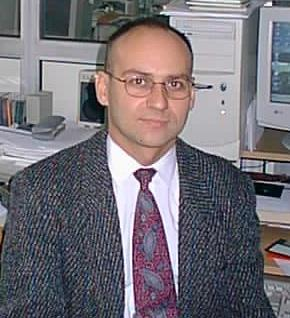
#> input picture drdoktor.jpg, 290 x 318 px, given in place of the camera
$ python Main.py   (older library calls are emulated)
#> lines starting #> are read from the running program, lines starting #| are printed output that depends on the picture; after the words box and inside, x2 and y2 are one past the last pixel; in counts of white or black regions, pixels touching at a corner belong together
import datetime

import cv2
import numpy as np

video_capture = cv2.VideoCapture(0)
fourcc = cv2.VideoWriter_fourcc(*'XVID')
# filename = str(datetime.datetime.now()).replace(" ", "_").replace(":", "_")[:-7] + ".avi"
# out = cv2.VideoWriter(filename, fourcc, 25.0, (640, 480))

recording = False
movement_detected = False
noMoveDelay = datetime.timedelta(0, 3)
last_movement = datetime.datetime.now()

# tryb pracy - ktory algorytm ma byc uzywany
programMode = 2

# parametry wykrywania poprzez ruch
possibleColorDiff = 10
boundaryFound = -1
boundaryX = -1
boundaryY = -1
boundaryW = -1
boundaryH = -1

positionChangeParam = 0.85
scaleChangeParam = 0.97

ret, oldFrame = video_capture.read()
#> oldFrame is the input picture: shape (318, 290, 3); mean B, G, R 118.9, 112.1, 117.4
oldGray = cv2.cvtColor(oldFrame, cv2.COLOR_BGR2GRAY)
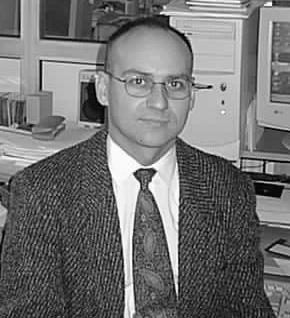
#> oldGray: shape (318, 290); min 0, max 255, mean 114.4

# Read the image
while True:
    if programMode == 2:
        ret, frame = video_capture.read()
        frame = cv2.flip(frame, 1)
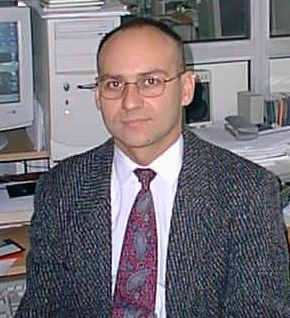
#> frame: shape (318, 290, 3); mean B, G, R 118.9, 112.1, 117.4
        gray = cv2.cvtColor(frame, cv2.COLOR_BGR2GRAY)
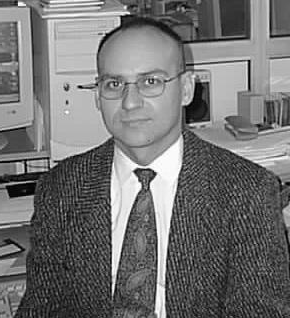
#> gray: shape (318, 290); min 0, max 255, mean 114.4
        foundObject = cv2.absdiff(oldGray, gray)
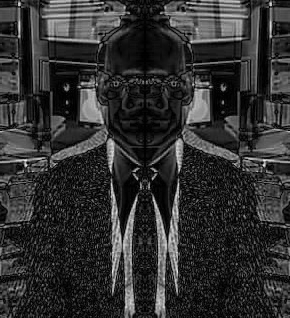
#> foundObject: shape (318, 290); min 0, max 243, mean 48.5
        thresh = cv2.threshold(foundObject, possibleColorDiff, 255, cv2.THRESH_BINARY)[1]
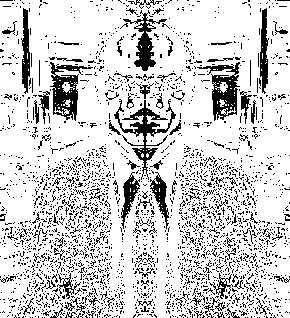
#> thresh: shape (318, 290); 81.4% white; black in thin lines or dots
        kernel = np.ones((5, 5), np.uint8)
        thresh = cv2.erode(thresh, kernel, iterations=2)
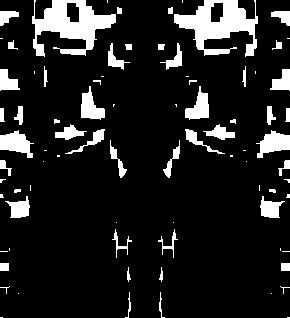
#> thresh: shape (318, 290); 12.5% white; 82 white regions (36 under 20 px), largest, box (x1, y1, x2, y2) and area: (32, 0, 116, 57) 2353, (174, 0, 258, 57) 2353, (0, 130, 34, 158) 544
        thresh = cv2.dilate(thresh, kernel, iterations=35)
#> thresh: shape (318, 290); every value is 255
        thresh = cv2.erode(thresh, kernel, iterations=20)
        im2, contours, hierarchy = cv2.findContours(thresh, cv2.RETR_TREE, cv2.CHAIN_APPROX_SIMPLE)
#> contours = [[[0, 0], [0, 317], [289, 317], [289, 0]]]
        for c in contours:
            (x, y, w, h) = cv2.boundingRect(c)
            if w / h > 1.5 or h / w > 1.5:
                continue
            if boundaryFound == -1:
                boundaryX = x
                boundaryY = y
                boundaryW = w
                boundaryH = h
                boundaryFound = 0
            else:
                boundaryX = np.int32(boundaryX * positionChangeParam + x * (1 - positionChangeParam))
                boundaryY = np.int32(boundaryY * positionChangeParam + y * (1 - positionChangeParam))
                boundaryW = np.int32(boundaryW * scaleChangeParam + w * (1 - scaleChangeParam))
                boundaryH = np.int32(boundaryH * scaleChangeParam + h * (1 - scaleChangeParam))
#> this loop made 1 pass
#> (c, x, y, w, h, boundaryX, boundaryY, boundaryW) on pass 1: ([[0, 0], [0, 317], [289, 317], [289, 0]], 0, 0, 290, 318, 0, 0, 290)
#> after the loop, boundaryFound = 0; boundaryH = 318; boundaryW = 290; boundaryX = 0; boundaryY = 0

        cv2.rectangle(frame, (boundaryX, boundaryY), (boundaryX + boundaryW, boundaryY + boundaryH), (0, 255, 0), 2)
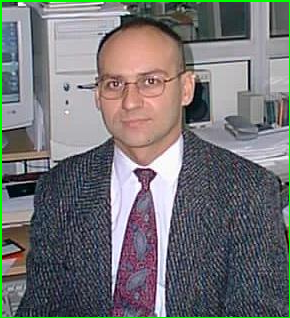
#> frame: shape (318, 290, 3); 1.97% of pixels changed, all inside (x1, y1, x2, y2) = (0, 0, 290, 318)
        # saving video
        if movement_detected:  # ustal warunek
            last_movement = datetime.datetime.now()
            if not recording:
                filename = str(datetime.datetime.now()).replace(" ", "_").replace(":", "_")[:-7] + ".avi"
                out = cv2.VideoWriter(filename, fourcc, 25.0, (640, 480))
                recording = True
            out.write(frame)
        else:
            if recording:
                if datetime.datetime.now() - last_movement < noMoveDelay:  # dokoncz
                    out.write(frame)
                else:
                    recording = False
                    out.release()

        cv2.imshow("Faces", frame)
        oldGray = gray

    key = cv2.waitKey(10)
#> (key Esc is pressed here)
    if key == 27:  # ESC
        break

video_capture.release()
#> (the run stopped early here; a loop or call above may not have finished)

$ run again, on abba.png
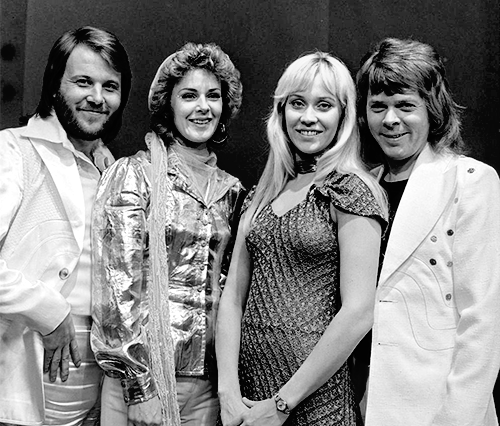
#> input picture abba.png, 500 x 426 px, given in place of the camera
#> oldFrame is the input picture: shape (426, 500, 3); min 0, max 255, mean 130.8
#> `thresh = cv2.erode(thresh, kernel, iterations=2)`:
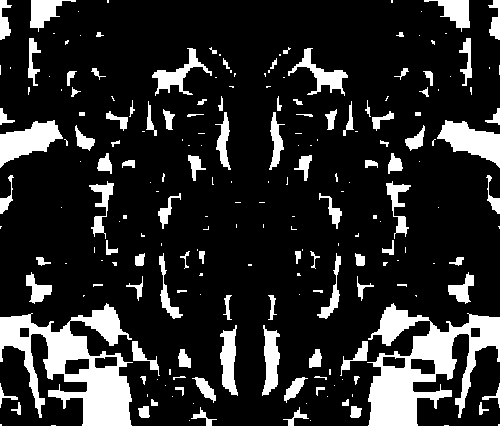
#> thresh: shape (426, 500); 16.6% white; 217 white regions (111 under 20 px), largest, box (x1, y1, x2, y2) and area: (0, 303, 133, 426) 7348, (367, 303, 500, 426) 7348, (0, 120, 63, 168) 1557
#> contours = [[[0, 0], [0, 425], [499, 425], [499, 0]]]
#> the loop `for c in contours:` made 1 pass
#> (c, x, y, w, h, boundaryX, boundaryY, boundaryW) on pass 1: ([[0, 0], [0, 425], [499, 425], [499, 0]], 0, 0, 500, 426, 0, 0, 500)
#> after the loop `for c in contours:`: boundaryFound = 0; boundaryH = 426; boundaryW = 500; boundaryX = 0
#> `cv2.rectangle(frame, (boundaryX, boundaryY), (boundaryX + boundaryW, b..`:
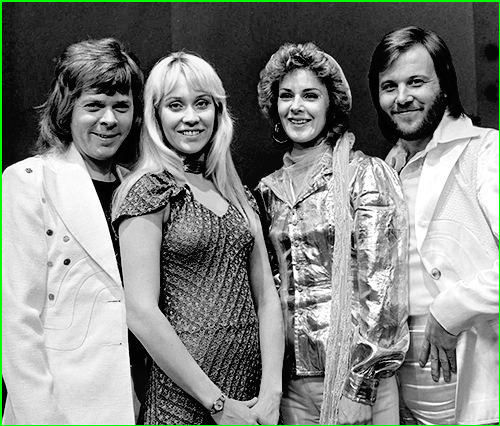
#> frame: shape (426, 500, 3); mean B, G, R 129.4, 132.8, 129.4
